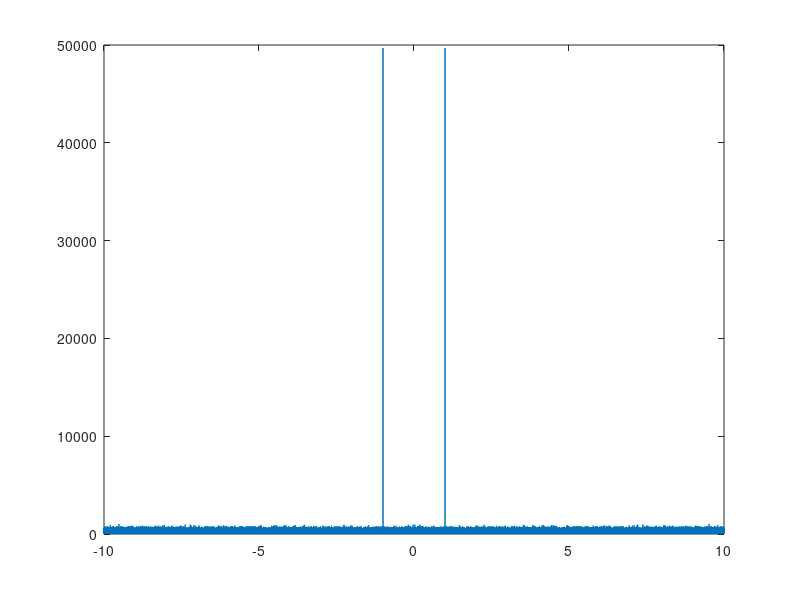

The MATLAB script that drew this image:
%This code sets up the time and frequency vectors for all the numerical
%experiments of Lab3
clear 
format long e
tend = 10;
tbeg = -10;
N=100000;
tstep = (tend-tbeg)/N;
sampling_rate = 1/tstep;

%Time window =
tt = tbeg:tstep:tend-tstep;

%load('lab4_num_expt1')
load('lab4_num_expt2')
%load('lab4_num_expt3')

maxlag = 100;
%Autocorrelation of yt
Ry  = xcorr(yt,yt,maxlag);
%tau vector
tau_vec = -(maxlag*tstep):tstep:maxlag*tstep;
%Abs. PSD corresponding to yt
Sy = abs(fftshift(fft(fftshift(Ry))));
%define the frequency vector corresponding to tau_vec
Ntau = length(tau_vec);
%Nyquist sampling rate
fmax = sampling_rate/2; 
fmin = -fmax;
fstep = (fmax-fmin)/Ntau;
%Frequency window
freq = fmin:fstep:fmax-fstep;

hmm = abs(fftshift(fft(fftshift(yt))));
plot(tt,hmm);
